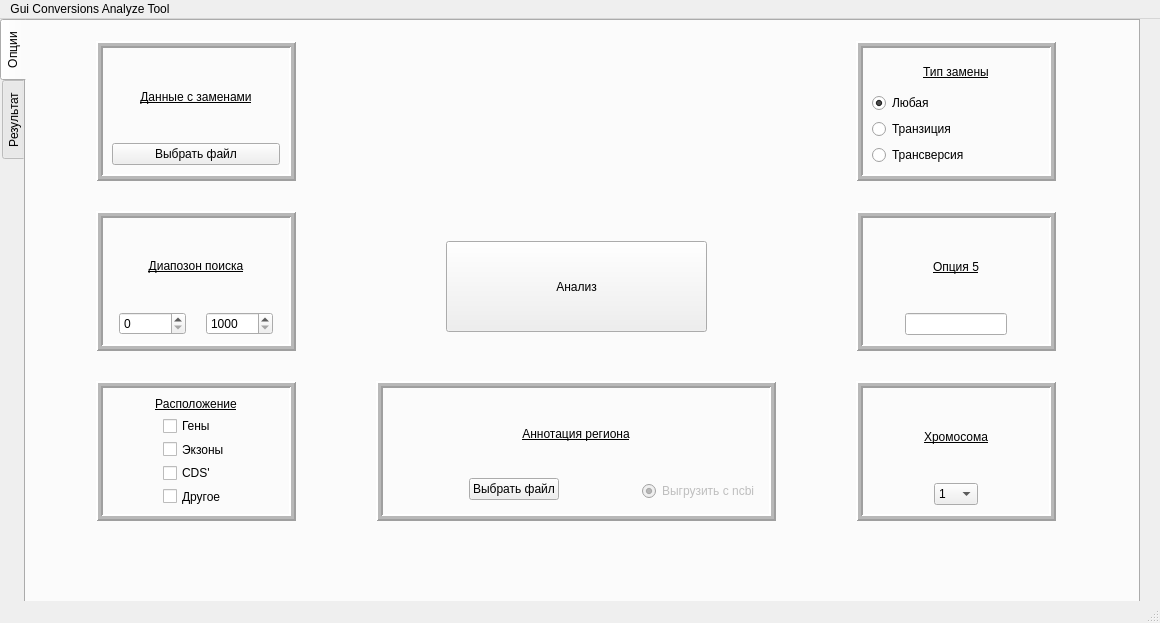
<?xml version="1.0" encoding="UTF-8"?>
<ui version="4.0">
 <class>MainWindow</class>
 <widget class="QMainWindow" name="MainWindow">
  <property name="geometry">
   <rect>
    <x>0</x>
    <y>0</y>
    <width>1160</width>
    <height>623</height>
   </rect>
  </property>
  <property name="minimumSize">
   <size>
    <width>1160</width>
    <height>623</height>
   </size>
  </property>
  <property name="maximumSize">
   <size>
    <width>1160</width>
    <height>623</height>
   </size>
  </property>
  <property name="windowTitle">
   <string>MainWindow</string>
  </property>
  <widget class="QWidget" name="centralwidget">
   <widget class="QTabWidget" name="tabWidget">
    <property name="geometry">
     <rect>
      <x>0</x>
      <y>0</y>
      <width>1140</width>
      <height>623</height>
     </rect>
    </property>
    <property name="minimumSize">
     <size>
      <width>1140</width>
      <height>623</height>
     </size>
    </property>
    <property name="maximumSize">
     <size>
      <width>1140</width>
      <height>623</height>
     </size>
    </property>
    <property name="layoutDirection">
     <enum>Qt::LayoutDirection::LeftToRight</enum>
    </property>
    <property name="autoFillBackground">
     <bool>false</bool>
    </property>
    <property name="tabPosition">
     <enum>QTabWidget::TabPosition::West</enum>
    </property>
    <property name="tabShape">
     <enum>QTabWidget::TabShape::Rounded</enum>
    </property>
    <property name="currentIndex">
     <number>0</number>
    </property>
    <property name="elideMode">
     <enum>Qt::TextElideMode::ElideLeft</enum>
    </property>
    <property name="documentMode">
     <bool>false</bool>
    </property>
    <property name="tabsClosable">
     <bool>false</bool>
    </property>
    <property name="tabBarAutoHide">
     <bool>false</bool>
    </property>
    <widget class="QWidget" name="tabOPTIONS">
     <attribute name="title">
      <string>Опции</string>
     </attribute>
     <widget class="QPushButton" name="mainBUTTON">
      <property name="geometry">
       <rect>
        <x>420</x>
        <y>220</y>
        <width>261</width>
        <height>91</height>
       </rect>
      </property>
      <property name="text">
       <string>Анализ</string>
      </property>
     </widget>
     <widget class="QFrame" name="placeOPTIONS">
      <property name="geometry">
       <rect>
        <x>70</x>
        <y>360</y>
        <width>200</width>
        <height>140</height>
       </rect>
      </property>
      <property name="frameShape">
       <enum>QFrame::Shape::Box</enum>
      </property>
      <property name="frameShadow">
       <enum>QFrame::Shadow::Raised</enum>
      </property>
      <property name="lineWidth">
       <number>2</number>
      </property>
      <property name="midLineWidth">
       <number>3</number>
      </property>
      <layout class="QVBoxLayout" name="SourceOfSearch_lay">
       <item>
        <widget class="QLabel" name="SourceSDeearch_lay">
         <property name="text">
          <string>&lt;html&gt;&lt;head/&gt;&lt;body&gt;&lt;p align=&quot;center&quot;&gt;&lt;span style=&quot; text-decoration: underline;&quot;&gt;Расположение&lt;/span&gt;&lt;/p&gt;&lt;/body&gt;&lt;/html&gt;</string>
         </property>
         <property name="textFormat">
          <enum>Qt::TextFormat::AutoText</enum>
         </property>
        </widget>
       </item>
       <item>
        <layout class="QHBoxLayout" name="horizontalLayout">
         <property name="spacing">
          <number>6</number>
         </property>
         <item>
          <spacer name="horizontalSpacer">
           <property name="orientation">
            <enum>Qt::Orientation::Horizontal</enum>
           </property>
           <property name="sizeHint" stdset="0">
            <size>
             <width>20</width>
             <height>20</height>
            </size>
           </property>
          </spacer>
         </item>
         <item>
          <layout class="QVBoxLayout" name="placeLAY">
           <item>
            <widget class="QCheckBox" name="genPLACE">
             <property name="text">
              <string>Гены</string>
             </property>
            </widget>
           </item>
           <item>
            <widget class="QCheckBox" name="exonPLACE">
             <property name="text">
              <string>Экзоны</string>
             </property>
            </widget>
           </item>
           <item>
            <widget class="QCheckBox" name="cdsPLACE">
             <property name="text">
              <string>CDS'</string>
             </property>
            </widget>
           </item>
           <item>
            <widget class="QCheckBox" name="otherPLACE">
             <property name="text">
              <string>Другое</string>
             </property>
            </widget>
           </item>
          </layout>
         </item>
         <item>
          <spacer name="horizontalSpacer_2">
           <property name="orientation">
            <enum>Qt::Orientation::Horizontal</enum>
           </property>
           <property name="sizeHint" stdset="0">
            <size>
             <width>40</width>
             <height>20</height>
            </size>
           </property>
          </spacer>
         </item>
        </layout>
       </item>
       <item>
        <spacer name="verticalSpacer_2">
         <property name="orientation">
          <enum>Qt::Orientation::Vertical</enum>
         </property>
         <property name="sizeHint" stdset="0">
          <size>
           <width>20</width>
           <height>40</height>
          </size>
         </property>
        </spacer>
       </item>
      </layout>
     </widget>
     <widget class="QFrame" name="positionOPTIONS">
      <property name="geometry">
       <rect>
        <x>70</x>
        <y>190</y>
        <width>200</width>
        <height>140</height>
       </rect>
      </property>
      <property name="frameShape">
       <enum>QFrame::Shape::Box</enum>
      </property>
      <property name="frameShadow">
       <enum>QFrame::Shadow::Raised</enum>
      </property>
      <property name="lineWidth">
       <number>2</number>
      </property>
      <property name="midLineWidth">
       <number>3</number>
      </property>
      <layout class="QVBoxLayout" name="SourceOfSearch_lay_2">
       <item>
        <widget class="QLabel" name="SourceSDeearch_lay_2">
         <property name="text">
          <string>&lt;html&gt;&lt;head/&gt;&lt;body&gt;&lt;p align=&quot;center&quot;&gt;&lt;span style=&quot; text-decoration: underline;&quot;&gt;Диапозон поиска&lt;/span&gt;&lt;/p&gt;&lt;/body&gt;&lt;/html&gt;</string>
         </property>
         <property name="textFormat">
          <enum>Qt::TextFormat::AutoText</enum>
         </property>
        </widget>
       </item>
       <item>
        <layout class="QHBoxLayout" name="PositionSpinsLayout">
         <item>
          <spacer name="horizontalSpacer_4">
           <property name="orientation">
            <enum>Qt::Orientation::Horizontal</enum>
           </property>
           <property name="sizeHint" stdset="0">
            <size>
             <width>40</width>
             <height>20</height>
            </size>
           </property>
          </spacer>
         </item>
         <item>
          <widget class="QSpinBox" name="startPOSITION">
           <property name="specialValueText">
            <string>0</string>
           </property>
           <property name="minimum">
            <number>1</number>
           </property>
           <property name="maximum">
            <number>999999999</number>
           </property>
           <property name="singleStep">
            <number>25</number>
           </property>
           <property name="stepType">
            <enum>QAbstractSpinBox::StepType::AdaptiveDecimalStepType</enum>
           </property>
          </widget>
         </item>
         <item>
          <spacer name="horizontalSpacer_6">
           <property name="orientation">
            <enum>Qt::Orientation::Horizontal</enum>
           </property>
           <property name="sizeHint" stdset="0">
            <size>
             <width>40</width>
             <height>20</height>
            </size>
           </property>
          </spacer>
         </item>
         <item>
          <spacer name="horizontalSpacer_3">
           <property name="orientation">
            <enum>Qt::Orientation::Horizontal</enum>
           </property>
           <property name="sizeHint" stdset="0">
            <size>
             <width>40</width>
             <height>20</height>
            </size>
           </property>
          </spacer>
         </item>
         <item>
          <widget class="QSpinBox" name="endPOSITION">
           <property name="specialValueText">
            <string>1000</string>
           </property>
           <property name="suffix">
            <string/>
           </property>
           <property name="prefix">
            <string/>
           </property>
           <property name="minimum">
            <number>1</number>
           </property>
           <property name="maximum">
            <number>999999999</number>
           </property>
           <property name="singleStep">
            <number>25</number>
           </property>
           <property name="stepType">
            <enum>QAbstractSpinBox::StepType::AdaptiveDecimalStepType</enum>
           </property>
           <property name="value">
            <number>1</number>
           </property>
          </widget>
         </item>
         <item>
          <spacer name="horizontalSpacer_5">
           <property name="orientation">
            <enum>Qt::Orientation::Horizontal</enum>
           </property>
           <property name="sizeHint" stdset="0">
            <size>
             <width>40</width>
             <height>20</height>
            </size>
           </property>
          </spacer>
         </item>
        </layout>
       </item>
      </layout>
     </widget>
     <widget class="QFrame" name="option5OPTIONS">
      <property name="geometry">
       <rect>
        <x>830</x>
        <y>190</y>
        <width>200</width>
        <height>140</height>
       </rect>
      </property>
      <property name="frameShape">
       <enum>QFrame::Shape::Box</enum>
      </property>
      <property name="frameShadow">
       <enum>QFrame::Shadow::Raised</enum>
      </property>
      <property name="lineWidth">
       <number>2</number>
      </property>
      <property name="midLineWidth">
       <number>3</number>
      </property>
      <layout class="QVBoxLayout" name="SourceOfSearch_lay_4">
       <item>
        <widget class="QLabel" name="SourceSDeearch_lay_4">
         <property name="text">
          <string>&lt;html&gt;&lt;head/&gt;&lt;body&gt;&lt;p align=&quot;center&quot;&gt;&lt;span style=&quot; text-decoration: underline;&quot;&gt;Опция 5&lt;/span&gt;&lt;/p&gt;&lt;/body&gt;&lt;/html&gt;</string>
         </property>
         <property name="textFormat">
          <enum>Qt::TextFormat::AutoText</enum>
         </property>
        </widget>
       </item>
       <item>
        <layout class="QHBoxLayout" name="horizontalLayout_4">
         <item>
          <spacer name="horizontalSpacer_8">
           <property name="orientation">
            <enum>Qt::Orientation::Horizontal</enum>
           </property>
           <property name="sizeHint" stdset="0">
            <size>
             <width>40</width>
             <height>20</height>
            </size>
           </property>
          </spacer>
         </item>
         <item>
          <widget class="QLineEdit" name="lineEdit_2"/>
         </item>
         <item>
          <spacer name="horizontalSpacer_11">
           <property name="orientation">
            <enum>Qt::Orientation::Horizontal</enum>
           </property>
           <property name="sizeHint" stdset="0">
            <size>
             <width>40</width>
             <height>20</height>
            </size>
           </property>
          </spacer>
         </item>
        </layout>
       </item>
      </layout>
     </widget>
     <widget class="QFrame" name="typeOPTIONS">
      <property name="geometry">
       <rect>
        <x>830</x>
        <y>20</y>
        <width>200</width>
        <height>140</height>
       </rect>
      </property>
      <property name="frameShape">
       <enum>QFrame::Shape::Box</enum>
      </property>
      <property name="frameShadow">
       <enum>QFrame::Shadow::Raised</enum>
      </property>
      <property name="lineWidth">
       <number>2</number>
      </property>
      <property name="midLineWidth">
       <number>3</number>
      </property>
      <layout class="QVBoxLayout" name="SourceOfSearch_lay_5">
       <item>
        <widget class="QLabel" name="SourceSDeearch_lay_5">
         <property name="text">
          <string>&lt;html&gt;&lt;head/&gt;&lt;body&gt;&lt;p align=&quot;center&quot;&gt;&lt;span style=&quot; text-decoration: underline;&quot;&gt;Тип замены&lt;/span&gt;&lt;/p&gt;&lt;/body&gt;&lt;/html&gt;</string>
         </property>
         <property name="textFormat">
          <enum>Qt::TextFormat::AutoText</enum>
         </property>
        </widget>
       </item>
       <item>
        <layout class="QVBoxLayout" name="verticalLayout_2">
         <item>
          <widget class="QRadioButton" name="anyCTYPE">
           <property name="text">
            <string>Любая</string>
           </property>
           <property name="checked">
            <bool>true</bool>
           </property>
          </widget>
         </item>
         <item>
          <widget class="QRadioButton" name="transitionCTYPE">
           <property name="text">
            <string>Транзиция</string>
           </property>
          </widget>
         </item>
         <item>
          <widget class="QRadioButton" name="transversionCTYPE">
           <property name="text">
            <string>Трансверсия</string>
           </property>
          </widget>
         </item>
        </layout>
       </item>
      </layout>
     </widget>
     <widget class="QFrame" name="option6OPTIONS">
      <property name="geometry">
       <rect>
        <x>830</x>
        <y>360</y>
        <width>200</width>
        <height>140</height>
       </rect>
      </property>
      <property name="frameShape">
       <enum>QFrame::Shape::Box</enum>
      </property>
      <property name="frameShadow">
       <enum>QFrame::Shadow::Raised</enum>
      </property>
      <property name="lineWidth">
       <number>2</number>
      </property>
      <property name="midLineWidth">
       <number>3</number>
      </property>
      <layout class="QVBoxLayout" name="SourceOfSearch_lay_6">
       <item>
        <widget class="QLabel" name="SourceSDeearch_lay_6">
         <property name="text">
          <string>&lt;html&gt;&lt;head/&gt;&lt;body&gt;&lt;p align=&quot;center&quot;&gt;&lt;span style=&quot; text-decoration: underline;&quot;&gt;Хромосома&lt;/span&gt;&lt;/p&gt;&lt;/body&gt;&lt;/html&gt;</string>
         </property>
         <property name="textFormat">
          <enum>Qt::TextFormat::AutoText</enum>
         </property>
        </widget>
       </item>
       <item>
        <layout class="QHBoxLayout" name="horizontalLayout_6">
         <item>
          <spacer name="horizontalSpacer_13">
           <property name="orientation">
            <enum>Qt::Orientation::Horizontal</enum>
           </property>
           <property name="sizeHint" stdset="0">
            <size>
             <width>40</width>
             <height>20</height>
            </size>
           </property>
          </spacer>
         </item>
         <item>
          <widget class="QComboBox" name="chrBOX">
           <property name="styleSheet">
            <string notr="true">QComboBox QAbstractItemView {
    qproperty-editTriggers: &quot;NoEditTriggers&quot;;
}
QComboBox {
    combobox-popup: 0;
}</string>
           </property>
           <property name="editable">
            <bool>false</bool>
           </property>
           <property name="maxVisibleItems">
            <number>6</number>
           </property>
           <property name="insertPolicy">
            <enum>QComboBox::InsertPolicy::InsertAlphabetically</enum>
           </property>
           <property name="sizeAdjustPolicy">
            <enum>QComboBox::SizeAdjustPolicy::AdjustToContents</enum>
           </property>
           <property name="minimumContentsLength">
            <number>0</number>
           </property>
           <property name="iconSize">
            <size>
             <width>32</width>
             <height>32</height>
            </size>
           </property>
           <property name="duplicatesEnabled">
            <bool>false</bool>
           </property>
           <property name="modelColumn">
            <number>0</number>
           </property>
           <item>
            <property name="text">
             <string>1</string>
            </property>
           </item>
           <item>
            <property name="text">
             <string>2</string>
            </property>
           </item>
           <item>
            <property name="text">
             <string>3</string>
            </property>
           </item>
           <item>
            <property name="text">
             <string>4</string>
            </property>
           </item>
           <item>
            <property name="text">
             <string>5</string>
            </property>
           </item>
           <item>
            <property name="text">
             <string>6</string>
            </property>
           </item>
           <item>
            <property name="text">
             <string>7</string>
            </property>
           </item>
           <item>
            <property name="text">
             <string>8</string>
            </property>
           </item>
           <item>
            <property name="text">
             <string>9</string>
            </property>
           </item>
           <item>
            <property name="text">
             <string>10</string>
            </property>
           </item>
           <item>
            <property name="text">
             <string>11</string>
            </property>
           </item>
           <item>
            <property name="text">
             <string>12</string>
            </property>
           </item>
           <item>
            <property name="text">
             <string>13</string>
            </property>
           </item>
           <item>
            <property name="text">
             <string>14</string>
            </property>
           </item>
           <item>
            <property name="text">
             <string>15</string>
            </property>
           </item>
           <item>
            <property name="text">
             <string>16</string>
            </property>
           </item>
           <item>
            <property name="text">
             <string>17</string>
            </property>
           </item>
           <item>
            <property name="text">
             <string>18</string>
            </property>
           </item>
           <item>
            <property name="text">
             <string>19</string>
            </property>
           </item>
           <item>
            <property name="text">
             <string>20</string>
            </property>
           </item>
           <item>
            <property name="text">
             <string>21</string>
            </property>
           </item>
           <item>
            <property name="text">
             <string>22</string>
            </property>
           </item>
           <item>
            <property name="text">
             <string>X</string>
            </property>
           </item>
           <item>
            <property name="text">
             <string>Y</string>
            </property>
           </item>
          </widget>
         </item>
         <item>
          <spacer name="horizontalSpacer_14">
           <property name="orientation">
            <enum>Qt::Orientation::Horizontal</enum>
           </property>
           <property name="sizeHint" stdset="0">
            <size>
             <width>40</width>
             <height>20</height>
            </size>
           </property>
          </spacer>
         </item>
        </layout>
       </item>
      </layout>
     </widget>
     <widget class="QFrame" name="Anatation_options">
      <property name="geometry">
       <rect>
        <x>350</x>
        <y>360</y>
        <width>400</width>
        <height>140</height>
       </rect>
      </property>
      <property name="frameShape">
       <enum>QFrame::Shape::Box</enum>
      </property>
      <property name="frameShadow">
       <enum>QFrame::Shadow::Raised</enum>
      </property>
      <property name="lineWidth">
       <number>2</number>
      </property>
      <property name="midLineWidth">
       <number>3</number>
      </property>
      <layout class="QVBoxLayout" name="SourceOfSearch_lay_7">
       <item>
        <widget class="QLabel" name="SourceSDeearch_lay_7">
         <property name="text">
          <string>&lt;html&gt;&lt;head/&gt;&lt;body&gt;&lt;p align=&quot;center&quot;&gt;&lt;span style=&quot; text-decoration: underline;&quot;&gt;Аннотация региона&lt;/span&gt;&lt;/p&gt;&lt;/body&gt;&lt;/html&gt;</string>
         </property>
         <property name="textFormat">
          <enum>Qt::TextFormat::AutoText</enum>
         </property>
        </widget>
       </item>
       <item>
        <layout class="QHBoxLayout" name="horizontalLayout_5">
         <property name="spacing">
          <number>6</number>
         </property>
         <item>
          <spacer name="horizontalSpacer_9">
           <property name="orientation">
            <enum>Qt::Orientation::Horizontal</enum>
           </property>
           <property name="sizeHint" stdset="0">
            <size>
             <width>40</width>
             <height>20</height>
            </size>
           </property>
          </spacer>
         </item>
         <item>
          <layout class="QVBoxLayout" name="FileLAYOUT">
           <item>
            <widget class="QPushButton" name="anatationEXportBUTTON">
             <property name="text">
              <string>Выбрать файл</string>
             </property>
            </widget>
           </item>
           <item>
            <spacer name="verticalSpacer">
             <property name="orientation">
              <enum>Qt::Orientation::Vertical</enum>
             </property>
             <property name="sizeType">
              <enum>QSizePolicy::Policy::Fixed</enum>
             </property>
             <property name="sizeHint" stdset="0">
              <size>
               <width>20</width>
               <height>5</height>
              </size>
             </property>
            </spacer>
           </item>
          </layout>
         </item>
         <item>
          <spacer name="horizontalSpacer_12">
           <property name="orientation">
            <enum>Qt::Orientation::Horizontal</enum>
           </property>
           <property name="sizeType">
            <enum>QSizePolicy::Policy::MinimumExpanding</enum>
           </property>
           <property name="sizeHint" stdset="0">
            <size>
             <width>20</width>
             <height>20</height>
            </size>
           </property>
          </spacer>
         </item>
         <item>
          <widget class="QRadioButton" name="ncbiBUTTON">
           <property name="enabled">
            <bool>false</bool>
           </property>
           <property name="acceptDrops">
            <bool>false</bool>
           </property>
           <property name="text">
            <string>Выгрузить c ncbi</string>
           </property>
           <property name="checkable">
            <bool>true</bool>
           </property>
           <property name="checked">
            <bool>true</bool>
           </property>
           <property name="autoRepeat">
            <bool>false</bool>
           </property>
           <property name="autoExclusive">
            <bool>true</bool>
           </property>
           <property name="fileURL" stdset="0">
            <string/>
           </property>
          </widget>
         </item>
        </layout>
       </item>
      </layout>
     </widget>
     <widget class="QFrame" name="conversionsFileOPTIONS">
      <property name="geometry">
       <rect>
        <x>70</x>
        <y>20</y>
        <width>200</width>
        <height>140</height>
       </rect>
      </property>
      <property name="frameShape">
       <enum>QFrame::Shape::Box</enum>
      </property>
      <property name="frameShadow">
       <enum>QFrame::Shadow::Raised</enum>
      </property>
      <property name="lineWidth">
       <number>2</number>
      </property>
      <property name="midLineWidth">
       <number>3</number>
      </property>
      <layout class="QVBoxLayout" name="SourceOfSearch_lay_8">
       <item>
        <widget class="QLabel" name="SourceSDeearch_lay_8">
         <property name="text">
          <string>&lt;html&gt;&lt;head/&gt;&lt;body&gt;&lt;p align=&quot;center&quot;&gt;&lt;span style=&quot; text-decoration: underline;&quot;&gt;Данные с заменами&lt;/span&gt;&lt;/p&gt;&lt;/body&gt;&lt;/html&gt;</string>
         </property>
         <property name="textFormat">
          <enum>Qt::TextFormat::AutoText</enum>
         </property>
        </widget>
       </item>
       <item>
        <layout class="QHBoxLayout" name="horizontalLayout_7">
         <property name="spacing">
          <number>6</number>
         </property>
         <item>
          <layout class="QVBoxLayout" name="FileLAYOUT_2">
           <item>
            <widget class="QPushButton" name="inputfileEXportBUTTON">
             <property name="text">
              <string>Выбрать файл</string>
             </property>
             <property name="fileURL" stdset="0">
              <string/>
             </property>
            </widget>
           </item>
          </layout>
         </item>
        </layout>
       </item>
      </layout>
     </widget>
     <widget class="QFrame" name="popUP">
      <property name="geometry">
       <rect>
        <x>330</x>
        <y>190</y>
        <width>26</width>
        <height>36</height>
       </rect>
      </property>
      <property name="styleSheet">
       <string notr="true">background-color: transparent;
border: none;
</string>
      </property>
      <property name="frameShape">
       <enum>QFrame::Shape::StyledPanel</enum>
      </property>
      <property name="frameShadow">
       <enum>QFrame::Shadow::Raised</enum>
      </property>
      <layout class="QGridLayout" name="gridLayout">
       <item row="0" column="0">
        <widget class="QLabel" name="loaderLabel">
         <property name="styleSheet">
          <string notr="true">border: none;
</string>
         </property>
         <property name="text">
          <string/>
         </property>
         <property name="alignment">
          <set>Qt::AlignmentFlag::AlignCenter</set>
         </property>
        </widget>
       </item>
      </layout>
     </widget>
     <widget class="QLabel" name="logoLabel">
      <property name="enabled">
       <bool>true</bool>
      </property>
      <property name="geometry">
       <rect>
        <x>170</x>
        <y>-220</y>
        <width>741</width>
        <height>681</height>
       </rect>
      </property>
      <property name="text">
       <string/>
      </property>
      <property name="pixmap">
       <pixmap>../../assets/logo.png</pixmap>
      </property>
      <property name="scaledContents">
       <bool>true</bool>
      </property>
      <property name="alignment">
       <set>Qt::AlignmentFlag::AlignCenter</set>
      </property>
     </widget>
     <zorder>logoLabel</zorder>
     <zorder>mainBUTTON</zorder>
     <zorder>placeOPTIONS</zorder>
     <zorder>positionOPTIONS</zorder>
     <zorder>option5OPTIONS</zorder>
     <zorder>typeOPTIONS</zorder>
     <zorder>option6OPTIONS</zorder>
     <zorder>Anatation_options</zorder>
     <zorder>conversionsFileOPTIONS</zorder>
     <zorder>popUP</zorder>
    </widget>
    <widget class="QWidget" name="tabRESULTS">
     <attribute name="title">
      <string>Результат</string>
     </attribute>
     <widget class="QLabel" name="gfflabel">
      <property name="geometry">
       <rect>
        <x>290</x>
        <y>140</y>
        <width>361</width>
        <height>271</height>
       </rect>
      </property>
      <property name="text">
       <string>TextLabel</string>
      </property>
     </widget>
    </widget>
   </widget>
  </widget>
  <widget class="QMenuBar" name="menubar">
   <property name="geometry">
    <rect>
     <x>0</x>
     <y>0</y>
     <width>1160</width>
     <height>23</height>
    </rect>
   </property>
   <widget class="QMenu" name="menuGui_Conversions_Analyze_Tool">
    <property name="title">
     <string>Gui Conversions Analyze Tool</string>
    </property>
   </widget>
   <addaction name="menuGui_Conversions_Analyze_Tool"/>
  </widget>
  <widget class="QStatusBar" name="statusbar"/>
 </widget>
 <resources/>
 <connections/>
</ui>
